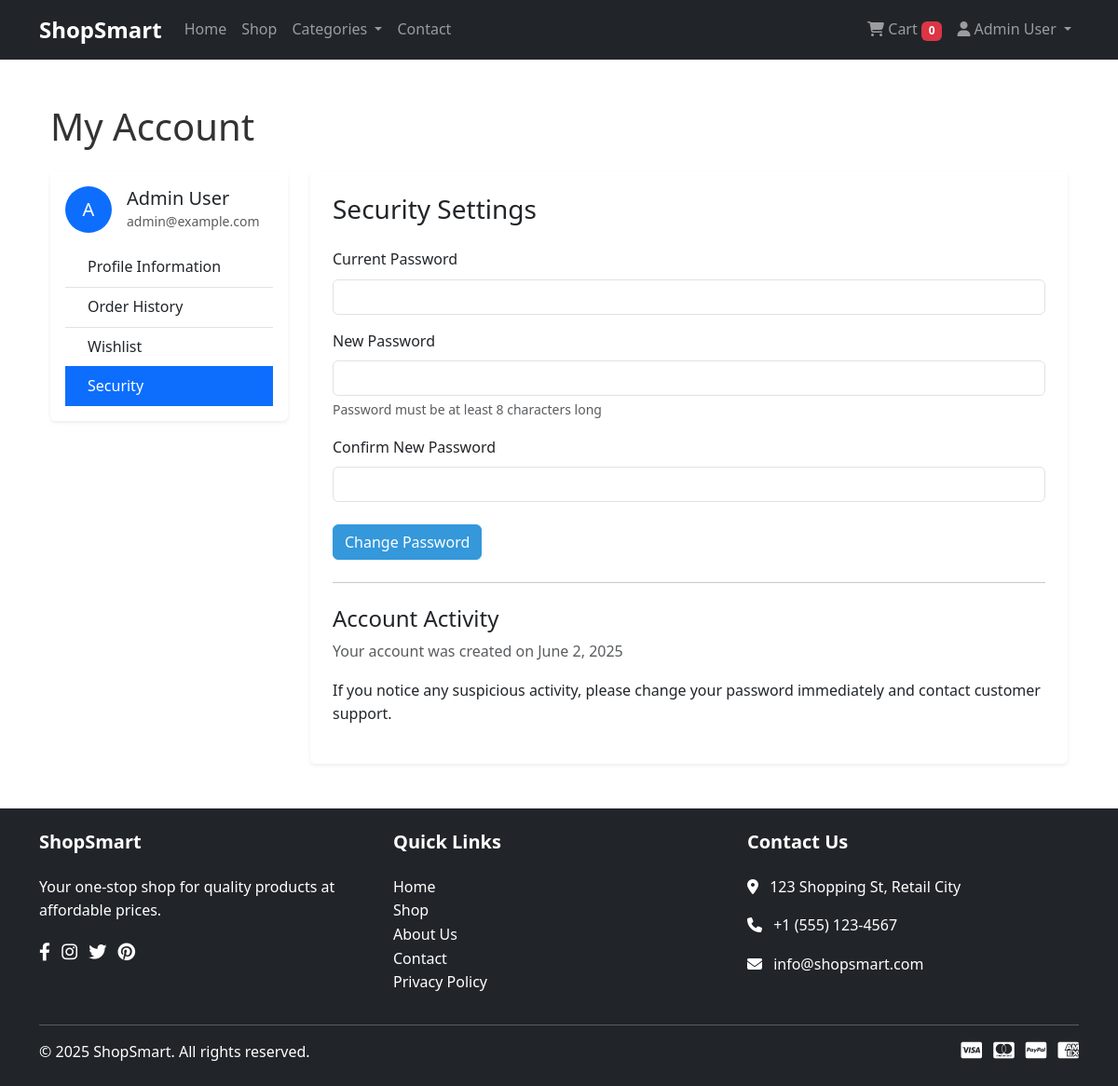
Page /profile.php?tab=security (signed in) on the committed database.
### tables this page shows
CREATE TABLE IF NOT EXISTS users (
    id INT AUTO_INCREMENT PRIMARY KEY,
    full_name VARCHAR(100) NOT NULL,
    email VARCHAR(100) NOT NULL UNIQUE,
    phone VARCHAR(20) NULL,
    shipping_address TEXT NULL,
    password_hash VARCHAR(255) NOT NULL,
    status ENUM('active', 'inactive', 'suspended') DEFAULT 'active',
    role ENUM('customer', 'admin') DEFAULT 'customer',
    email_subscription BOOLEAN DEFAULT FALSE,
    created_at TIMESTAMP DEFAULT CURRENT_TIMESTAMP,
    updated_at TIMESTAMP DEFAULT CURRENT_TIMESTAMP ON UPDATE CURRENT_TIMESTAMP
);

### profile.php (the view, shortened to what this page needs)
<?php
$user_id = $_SESSION['user_id'];
$active_tab = $_GET['tab'] ?? 'profile';
$errors = [];
try {
    $conn = getDbConnection();
    $stmt = $conn->prepare("SELECT full_name, email, phone, shipping_address, email_subscription, created_at FROM users WHERE id = ?");
    $stmt->bind_param("i", $user_id);
    $stmt->execute();
    $result = $stmt->get_result();
    if ($result->num_rows === 1) {
        $user = $result->fetch_assoc();
    } else {
        $errors['system'] = 'User not found';
        logError('User profile fetch - User not found: ' . $user_id);
    }
} catch (Exception $e) {
    $errors['system'] = 'System error occurred. Please try again later.';
    logError('User profile fetch error: ' . $e->getMessage());
}
include 'includes/header.php';
?>
<div class="container my-5">
    <h1 class="mb-4">My Account</h1>
    <div class="row">
        <div class="col-lg-3 mb-4">
            <div class="card shadow-sm border-0">
                <div class="card-body">
                    <div class="d-flex align-items-center mb-3">
                        <div class="avatar-placeholder bg-primary rounded-circle text-white d-flex align-items-center justify-content-center me-3" style="width: 50px; height: 50px; font-size: 20px;">
                            <?php echo strtoupper(substr($user['full_name'] ?? 'User', 0, 1)); ?>
                        </div>
                        <div>
                            <h5 class="mb-0"><?php echo htmlspecialchars($user['full_name'] ?? 'User'); ?></h5>
                            <small class="text-muted"><?php echo htmlspecialchars($user['email'] ?? ''); ?></small>
                        </div>
                    </div>
                    <div class="list-group list-group-flush">
                        <a href="?tab=profile" class="list-group-item list-group-item-action <?php echo $active_tab === 'profile' ? 'active' : ''; ?>">
                            <i class="bi bi-person me-2"></i> Profile Information
                        </a>
                        <a href="?tab=orders" class="list-group-item list-group-item-action <?php echo $active_tab === 'orders' ? 'active' : ''; ?>">
                            <i class="bi bi-bag me-2"></i> Order History
                        </a>
                        <a href="?tab=wishlist" class="list-group-item list-group-item-action <?php echo $active_tab === 'wishlist' ? 'active' : ''; ?>">
                            <i class="bi bi-heart me-2"></i> Wishlist
                        </a>
                        <a href="?tab=security" class="list-group-item list-group-item-action <?php echo $active_tab === 'security' ? 'active' : ''; ?>">
                            <i class="bi bi-shield-lock me-2"></i> Security
                        </a>
                    </div>
                </div>
            </div>
        </div>
        <div class="col-lg-9">
            <div class="card shadow-sm border-0">
                <div class="card-body p-4">
                    <?php if ($active_tab === 'profile'): ?>
                        <h3 class="card-title mb-4">Profile Information</h3>
                        <form method="POST" action="<?php echo htmlspecialchars($_SERVER['PHP_SELF']); ?>">
                            <input type="hidden" name="action" value="update_profile">
                            <div class="mb-3">
                                <label for="fullName" class="form-label">Full Name</label>
                                <input type="text" class="form-control <?php echo isset($errors['full_name']) ? 'is-invalid' : ''; ?>"
                                       id="fullName" name="full_name" value="<?php echo htmlspecialchars($user['full_name'] ?? ''); ?>" required>
                                <?php if (isset($errors['full_name'])): ?>
                                    <div class="invalid-feedback"><?php echo $errors['full_name']; ?></div>
                                <?php endif; ?>
                            </div>
                            <div class="mb-3">
                                <label for="email" class="form-label">Email Address</label>
                                <input type="email" class="form-control" id="email" value="<?php echo htmlspecialchars($user['email'] ?? ''); ?>" disabled>
                                <div class="form-text">Email cannot be changed. Contact support if needed.</div>
                            </div>
                            <div class="mb-3">
                                <label for="phone" class="form-label">Phone Number</label>
                                <input type="tel" class="form-control" id="phone" name="phone"
                                       value="<?php echo htmlspecialchars($user['phone'] ?? ''); ?>">
                            </div>
                            <div class="mb-3">
                                <label for="shippingAddress" class="form-label">Shipping Address</label>
                                <textarea class="form-control" id="shippingAddress" name="shipping_address"
                                          rows="3"><?php echo htmlspecialchars($user['shipping_address'] ?? ''); ?></textarea>
                            </div>
                            <div class="mb-4 form-check">
                                <input type="checkbox" class="form-check-input" id="emailSubscription" name="email_subscription"
                                       <?php echo ($user['email_subscription'] ?? 0) ? 'checked' : ''; ?>>
                                <label class="form-check-label" for="emailSubscription">
                                    Subscribe to our newsletter for exclusive offers and updates
                                </label>
                            </div>
                            <button type="submit" class="btn btn-primary">Save Changes</button>
                        </form>
                    <?php elseif ($active_tab === 'security'): ?>
                        <h3 class="card-title mb-4">Security Settings</h3>
                        <form method="POST" action="<?php echo htmlspecialchars($_SERVER['PHP_SELF']); ?>?tab=security">
                            <div class="mb-3">
                                <label for="currentPassword" class="form-label">Current Password</label>
                                <input type="password" class="form-control <?php echo isset($errors['current_password']) ? 'is-invalid' : ''; ?>"
                                       id="currentPassword" name="current_password" required>
                            </div>
                            <div class="mb-3">
                                <label for="newPassword" class="form-label">New Password</label>
                                <input type="password" class="form-control <?php echo isset($errors['new_password']) ? 'is-invalid' : ''; ?>"
                                       id="newPassword" name="new_password" required>
                                <?php if (isset($errors['new_password'])): ?>
                                    <div class="invalid-feedback"><?php echo $errors['new_password']; ?></div>
                                <?php else: ?>
                                    <div class="form-text">Password must be at least 8 characters long</div>
                                <?php endif; ?>
                            </div>
                            <div class="mb-4">
                                <label for="confirmPassword" class="form-label">Confirm New Password</label>
                                <input type="password" class="form-control <?php echo isset($errors['confirm_password']) ? 'is-invalid' : ''; ?>"
                                       id="confirmPassword" name="confirm_password" required>
                            </div>
                            <button type="submit" class="btn btn-primary">Change Password</button>
                        </form>
                        <hr class="my-4">
                        <h4>Account Activity</h4>
                        <p class="text-muted">Your account was created on <?php echo date('F j, Y', strtotime($user['created_at'])); ?></p>
                        <p>If you notice any suspicious activity, please change your password immediately and contact customer support.</p>
                    <?php endif; ?>
                </div>
            </div>
        </div>
    </div>
</div>
<?php include 'includes/footer.php'; ?>

### assets/css/style.css (style rules this page uses)
:root { --primary-color: #3498db; --secondary-color: #2c3e50; --accent-color: #e74c3c; --light-gray: #f8f9fa; --dark-gray: #343a40; }
body { font-family: 'Segoe UI', Tahoma, Geneva, Verdana, sans-serif; color: #333; line-height: 1.6; }
a { text-decoration: none; transition: all 0.3s ease; }
.btn-primary { background-color: var(--primary-color); border-color: var(--primary-color); }

### rows in the picture
users: full_name "A", full_name "Admin User", email "admin@example.com", created_at "June 2, 2025"

### other values in the picture
$_SESSION['user_name'] "Admin User"
